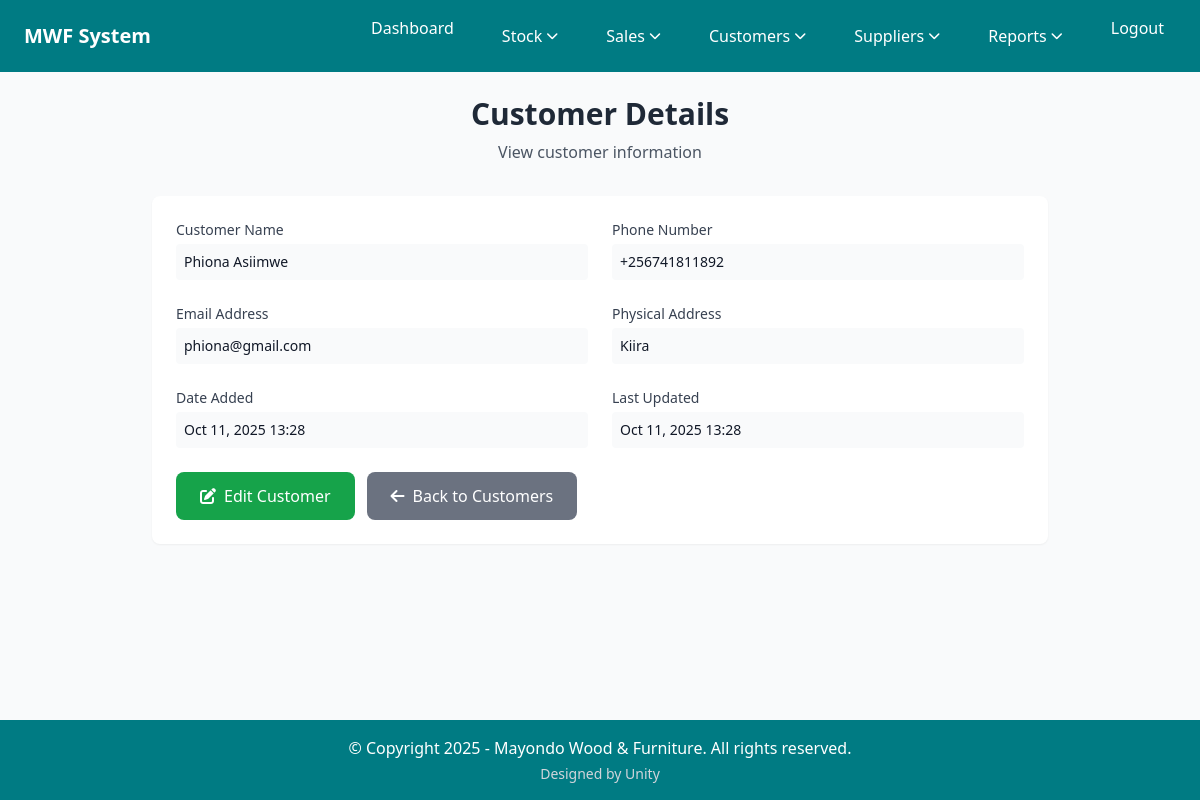
/viewCustomer/5/ (signed in), run on an earlier commit of the app's database.
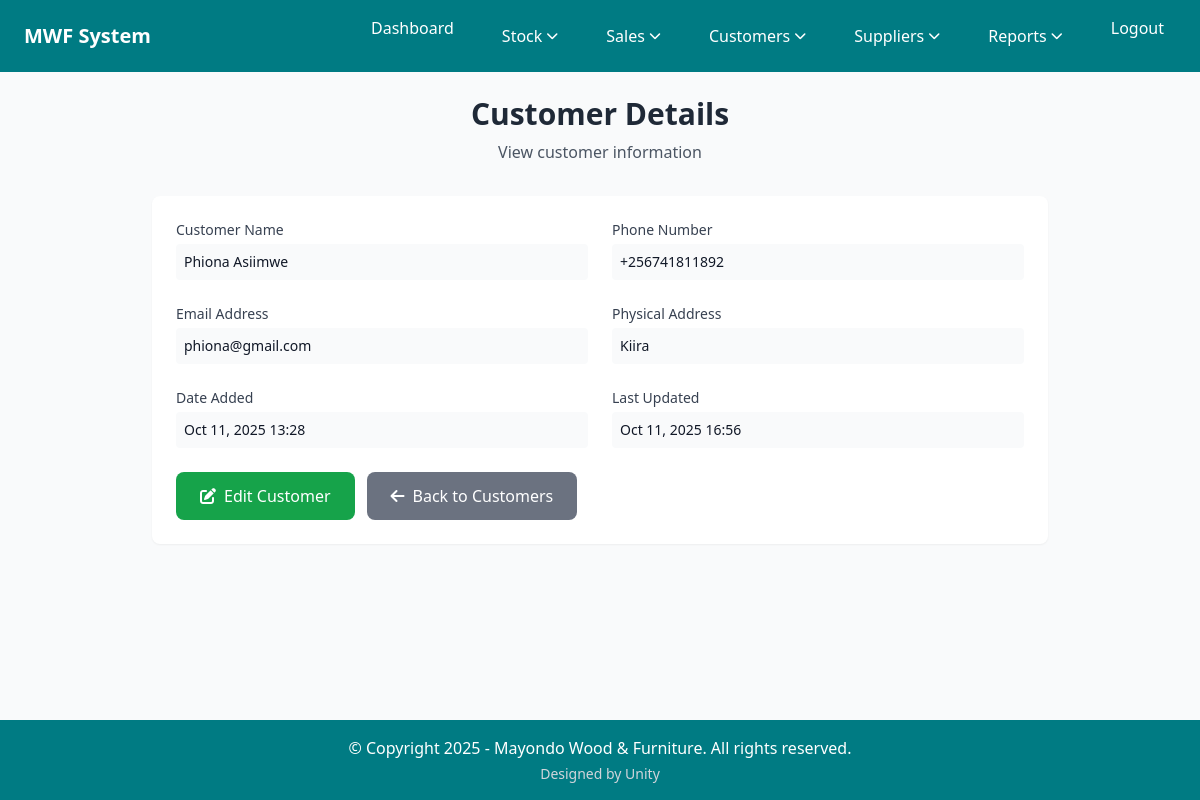
And on a later commit of the database.
### home/models.py (models this page shows, shortened)
class Customer(models.Model):
    name = models.CharField(max_length=100, unique=True, help_text="Customer full name")
    phone = models.CharField(max_length=15, help_text="Customer phone number")
    email = models.EmailField(help_text="Customer email address")
    address = models.TextField(help_text="Customer physical address")
    created_at = models.DateTimeField(auto_now_add=True)
    updated_at = models.DateTimeField(auto_now=True)
    class Meta:
        ordering = ['name']

### home/views.py (the view)
# urls.py: path('viewCustomer/<int:customer_id>/', viewCustomer, name='viewCustomer'),     # View customer details
@login_required
@user_passes_test(is_employee_or_manager)
def viewCustomer(request, customer_id):
    customer = get_object_or_404(Customer, id=customer_id)
    context = {'customer': customer}
    return render(request, 'view_customer.html', context)

### home/context_processors.py (called while the page is built)
def user_roles(request):
    context = {
        'is_manager': False,
        'is_employee': False,
    }
    if request.user.is_authenticated:
        context['is_manager'] = request.user.groups.filter(name="Manager").exists()
        context['is_employee'] = request.user.groups.filter(name="Employee").exists()
    return context

### home/views.py (called while the page is built)
def is_employee_or_manager(user):
    return user.is_authenticated and user.groups.filter(name__in=['Manager', 'Employee']).exists()

### home/templates/view_customer.html (shortened to what this page needs)
{% extends 'base.html' %}
{% block content %}
    <div class="max-w-4xl mx-auto">
        <div class="text-center mb-8">
            <h1 class="text-3xl font-bold text-gray-800">Customer Details</h1>
            <p class="text-gray-600 mt-2">View customer information</p>
        </div>
        <div class="bg-white p-6 rounded-lg shadow-sm">
            <div class="grid grid-cols-1 md:grid-cols-2 gap-6">
                <div>
                    <label class="block text-sm font-medium text-gray-700">Customer Name</label>
                    <p class="mt-1 text-sm text-gray-900 bg-gray-50 p-2 rounded">{{ customer.name }}</p>
                </div>
                <div>
                    <label class="block text-sm font-medium text-gray-700">Phone Number</label>
                    <p class="mt-1 text-sm text-gray-900 bg-gray-50 p-2 rounded">
                        {% if customer.phone %}{{ customer.phone }}{% else %}<span class="text-gray-400 italic">Not provided</span>{% endif %}
                    </p>
                </div>
                <div>
                    <label class="block text-sm font-medium text-gray-700">Email Address</label>
                    <p class="mt-1 text-sm text-gray-900 bg-gray-50 p-2 rounded">
                        {% if customer.email %}{{ customer.email }}{% else %}<span class="text-gray-400 italic">Not provided</span>{% endif %}
                    </p>
                </div>
                <div>
                    <label class="block text-sm font-medium text-gray-700">Physical Address</label>
                    <p class="mt-1 text-sm text-gray-900 bg-gray-50 p-2 rounded">
                        {% if customer.address %}{{ customer.address }}{% else %}<span class="text-gray-400 italic">Not provided</span>{% endif %}
                    </p>
                </div>
                <div>
                    <label class="block text-sm font-medium text-gray-700">Date Added</label>
                    <p class="mt-1 text-sm text-gray-900 bg-gray-50 p-2 rounded">{{ customer.created_at|date:"M d, Y H:i" }}</p>
                </div>
                <div>
                    <label class="block text-sm font-medium text-gray-700">Last Updated</label>
                    <p class="mt-1 text-sm text-gray-900 bg-gray-50 p-2 rounded">{{ customer.updated_at|date:"M d, Y H:i" }}</p>
                </div>
            </div>
            <div class="mt-6 flex space-x-3">
                <a href="{% url 'editCustomer' customer.id %}" class="btn bg-green-600 text-white px-6 py-3 rounded-lg hover:bg-green-700 transition-colors">
                    <i class="fas fa-edit mr-2"></i>Edit Customer
                </a>
                <a href="{% url 'customerList' %}" class="btn bg-gray-500 text-white px-6 py-3 rounded-lg hover:bg-gray-600 transition-colors">
                    <i class="fas fa-arrow-left mr-2"></i>Back to Customers
                </a>
            </div>
        </div>
    </div>
{% endblock %}

What changed in the data, as far as the page shows it:
changed Customer "Phiona Asiimwe": updated_at "Oct 11, 2025 13:28" → "Oct 11, 2025 16:56"
